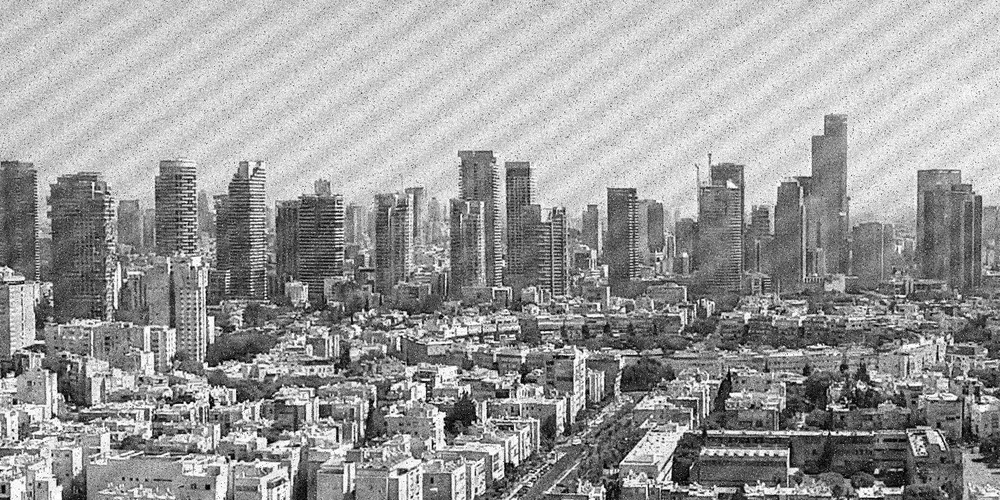
#> input picture Q3_sampling/image.jpg, 1000 x 500 px, shrunk from 1601 x 801 before the run, found by its file name
$ python sampling.py
#> lines starting #> are read from the running program, lines starting #| are printed output that depends on the picture; after the words box and inside, x2 and y2 are one past the last pixel; in counts of white or black regions, pixels touching at a corner belong together
import numpy as np
import matplotlib.pyplot as plt
from PIL import Image

def compare_sampling(path):
    # Loading image
    img = np.array(Image.open(path).convert("L"))
#> img is the input picture: shape (500, 1000); min 0, max 255, mean 156.1
    h, w = img.shape
#> h = 500; w = 1000

    # Computing FFT and shifting zero freq center
    f_shifted = np.fft.fftshift(np.fft.fft2(img))
    cy, cx = h // 2, w // 2  # center coordinates
#> cy = 250; cx = 500

    ratios = [2, 4, 8, 16]
    plt.figure(figsize=(10, 12))

    for i, r in enumerate(ratios):
        # Spatial sampling
        spatial_img = img[::r, ::r]

        # Frequency Sampling (Using low pass filtering concept via masking)
        mask = np.zeros_like(img)
        rh, rw = h // (2*r), w // (2*r)
        mask[cy - rh : cy + rh, cx - rw : cx + rw] = 1
        freq_img = np.fft.ifft2(np.fft.ifftshift(f_shifted * mask))
        freq_img = np.abs(freq_img)

        # Plotting
        plt.subplot(4, 2, 2*i + 1)
        plt.imshow(spatial_img, cmap='gray')
        plt.title(f"Spatial 1/{r} Resolution")
        plt.axis('off')

        plt.subplot(4, 2, 2*i + 2)
        plt.imshow(freq_img, cmap='gray')
        plt.title(f"Frequency 1/{r} Bandwidth")
        plt.axis('off')
#> this loop made 4 passes
#> pass 1, in compare_sampling, `spatial_img = img[::r, ::r]`:
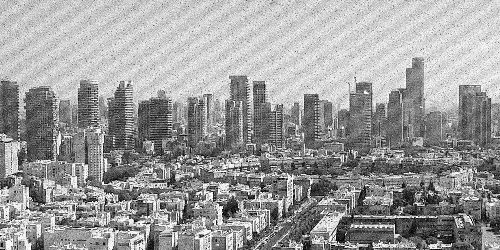
#> spatial_img: shape (250, 500); min 0, max 255, mean 156.2
#> pass 1, in compare_sampling, `freq_img = np.abs(freq_img)`:
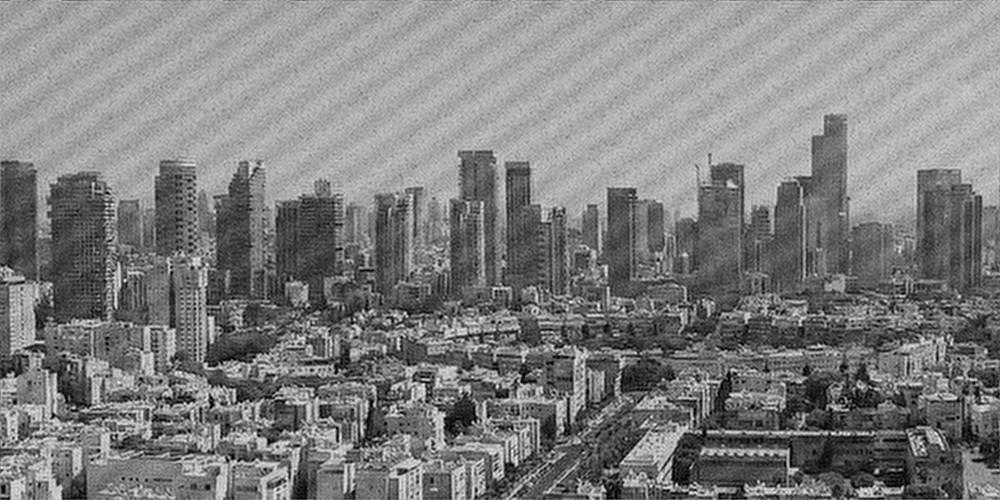
#> freq_img: shape (500, 1000) float64; min 0.165, max 311.9, mean 156.1; drawn with min black and max white
#> pass 2, in compare_sampling, `spatial_img = img[::r, ::r]`:
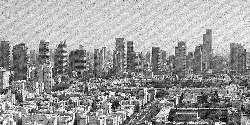
#> spatial_img: shape (125, 250); min 0, max 255, mean 156.4
#> pass 2, in compare_sampling, `freq_img = np.abs(freq_img)`:
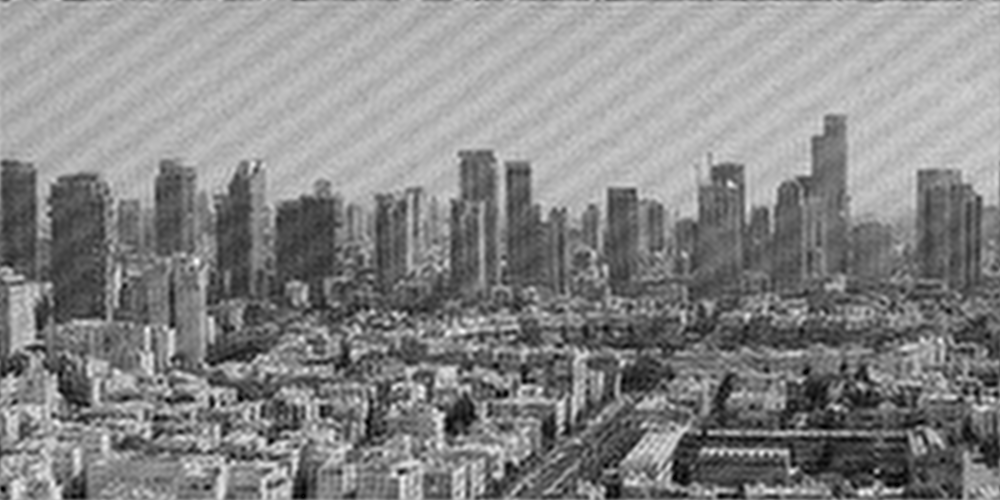
#> freq_img: shape (500, 1000) float64; min 0.604, max 293.2, mean 156.1; drawn with min black and max white
#> after the loop:
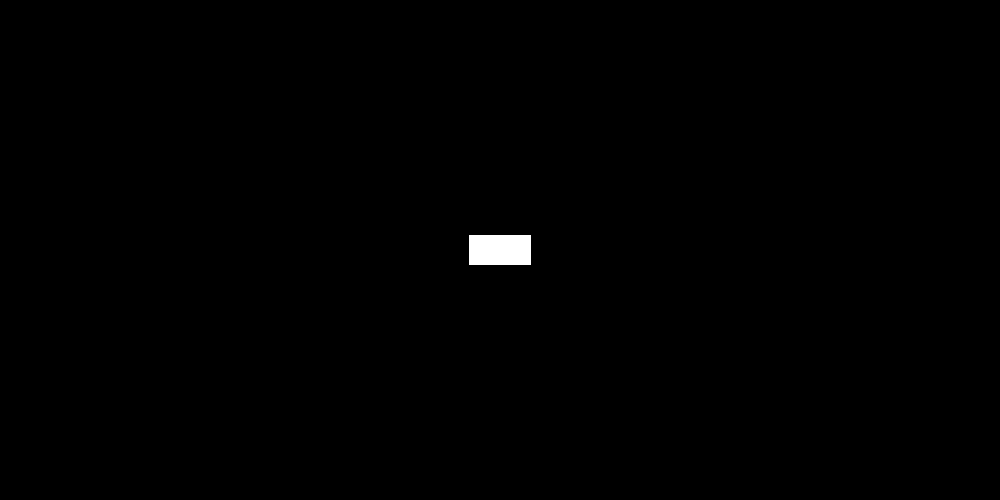
#> mask: shape (500, 1000); values 0 (black) and 1 (white), 0.37% white; 1 white region, box (x1, y1, x2, y2) and area: (469, 235, 531, 265) 1860

    plt.savefig(r"C:\Users\USER\Desktop\College stuff\Sem 6\DIP\DIP_Questions\Q3_sampling\Output.jpg")
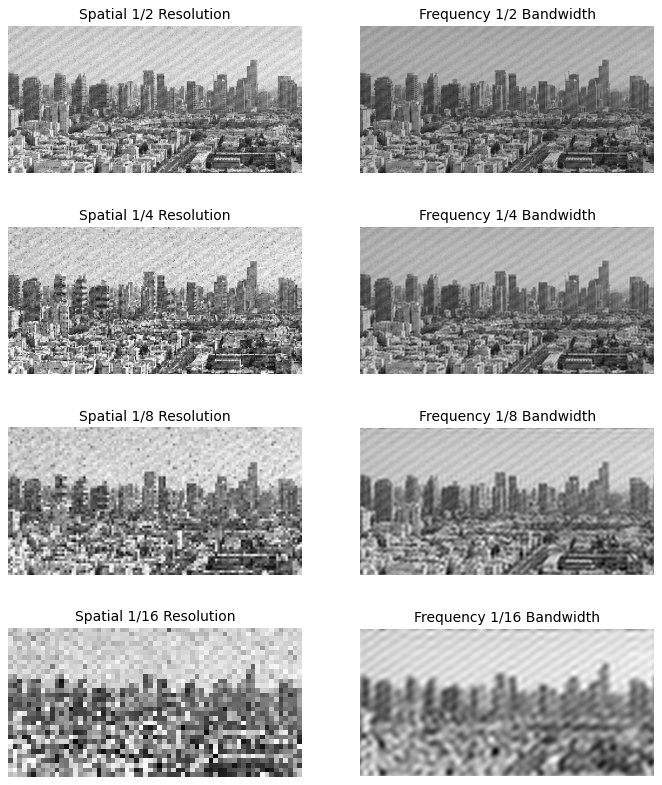
#> figure drawn by matplotlib, 8 panels
    plt.show()


# Run
compare_sampling(r"C:\Users\USER\Desktop\College stuff\Sem 6\DIP\DIP_Questions\Q3_sampling\image.jpg")
